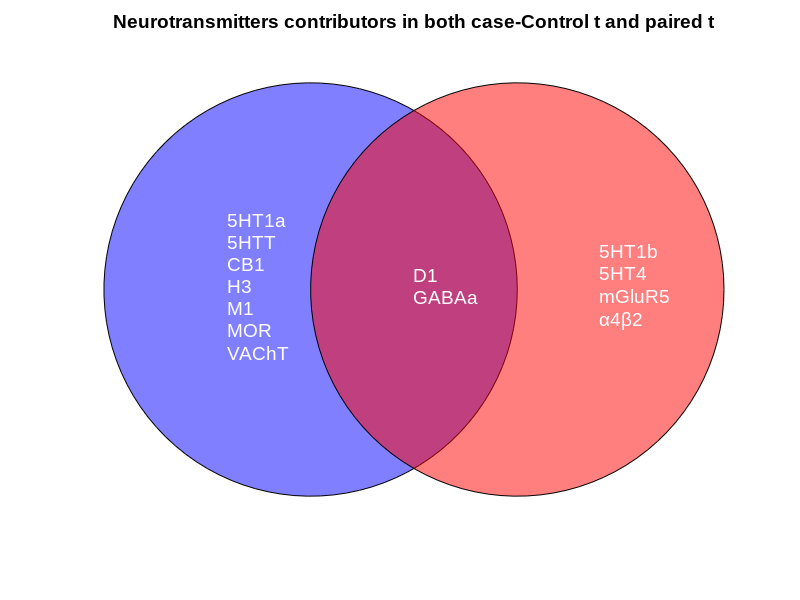

Reproduce this figure in MATLAB.
clear; clc; close all;

% Define the sets
case_control = {'M1', 'MOR', 'GABAa', 'VAChT', 'H3', '5HTT', '5HT1a', 'D1', 'CB1'};
paired_t = {'GABAa', 'α4β2', 'D1', '5HT4', 'mGluR5', '5HT1b'};
% case_control = {'L Put', 'L Pal', 'L DEV', 'R Pal', 'R DEV', 'L Vis 4', 'L Vis 5', 'L Vis 8', 'L Vis 9', 'L Default PFC', 'R Vis 4', 'R Vis 5', 'R Vis 6', 'R DorsAttn Post 1', 'R DorsAttn Post 4', 'R Cont Par'};
% case_control = { };
% paired_t = { };
% Find common elements
common = intersect(case_control, paired_t);

% Find unique elements
unique_case_control = setdiff(case_control, paired_t);
unique_paired_t = setdiff(paired_t, case_control);

% Create a figure
figure;
hold on;

% Plot circles for Venn diagram
theta = linspace(0, 2*pi, 100);
x1 = 0.5 + 0.5 * cos(theta);
y1 = 0.5 + 0.5 * sin(theta);
x2 = 1.0 + 0.5 * cos(theta);
y2 = 0.5 + 0.5 * sin(theta);

fill(x1, y1, 'b', 'FaceAlpha', 0.5); % case-control t circle
fill(x2, y2, 'r', 'FaceAlpha', 0.5); % paired t circle
% fill(x1, y1, [0.3010, 0.7450, 0.9330], 'FaceAlpha', 0.5); % case-control t circle (Light Blue)
% fill(x2, y2, [1, 0.4, 0.4], 'FaceAlpha', 0.5); % paired t circle (Light Red)


% Define font parameters
font_name = 'Arial';
font_size = 14;

% Add labels for unique and common elements
text(0.3, 0.5, sprintf('%s\n', unique_case_control{:}), 'Color', 'w', 'FontName', font_name, 'FontSize', font_size);
text(1.2, 0.5, sprintf('%s\n', unique_paired_t{:}), 'Color', 'w', 'FontName', font_name, 'FontSize', font_size);
text(0.75, 0.5, sprintf('%s\n', common{:}), 'Color', 'w', 'FontName', font_name, 'FontSize', font_size);

% Add subtitles for each circle outside the circles
text(0.2, -1.2, 'Case-Control t', 'Color', 'k', 'FontWeight', 'bold', 'FontName', font_name, 'FontSize', font_size);
text(0.6, -1.2, 'Paired t', 'Color', 'k', 'FontWeight', 'bold', 'FontName', font_name, 'FontSize', font_size);

% Set plot limits and turn off axes
axis equal;
axis off;

% Add title
title('Neurotransmitters contributors in both case-Control t and paired t', 'FontName', font_name, 'FontSize', font_size);

hold off;

% Save the figure
if ~exist('scatter_plots', 'dir')
    mkdir('scatter_plots')
end
% print('scatter_plots/venn_diagram_neurotransmitter', '-dpng', '-r600');
print('scatter_plots/venn_diagram_region', '-dpng', '-r600');